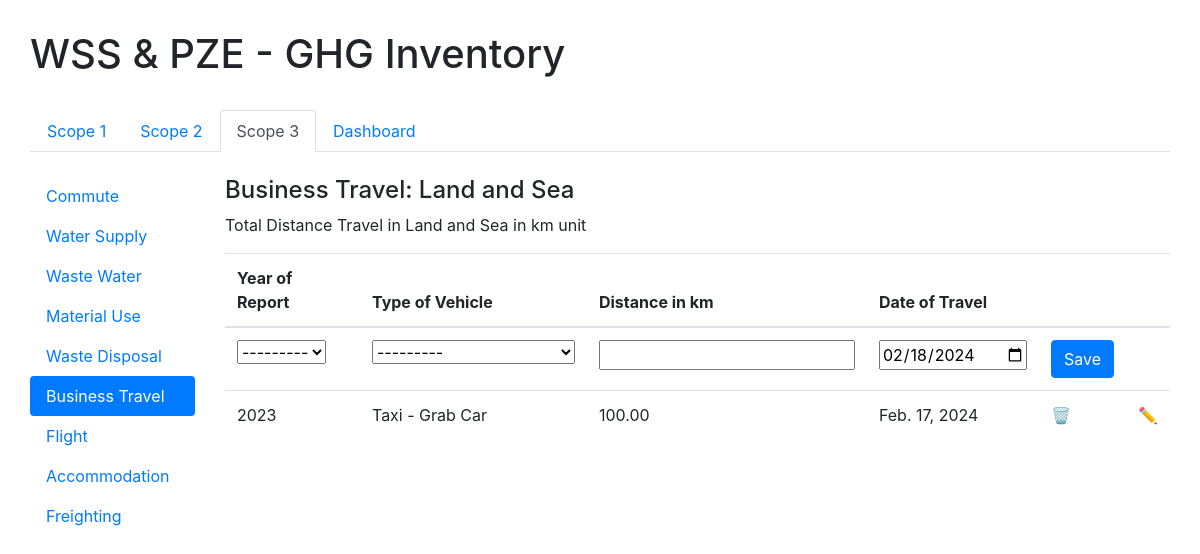
Screenshot of /ghg/scope3/travel/ with the database file from the repository.
### ghg_inventory/models.py (models this page shows)
class Travel(models.Model):
    inventory_year = models.ForeignKey(Inventory_Year, on_delete=models.CASCADE)
    TRAVEL_CHOICES = [
        ('Taxi - Grab Car', 'Taxi - Grab Car'),
        ('Motorbike (Grab)', 'Motorbike (Grab)'),
        ('Electric Taxi (Xanh Taxi)', 'Electric Taxi (Xanh Taxi)'),
    ]
    type = models.CharField(max_length=40, choices=TRAVEL_CHOICES)
    distance = models.DecimalField(max_digits=10, decimal_places=2)
    date = models.DateField()
    emission = models.FloatField()

class Inventory_Year(models.Model):
    year_choices = [(year, year) for year in range(2023, 2030)]
    year = models.IntegerField(choices=year_choices)
    def __str__(self):
        return str(self.year)

### ghg_inventory/views.py (the view, shortened to what this page needs)
# urls.py: path('scope3/travel/', views.travel, name='travel'),
def travel(request):
    travel = Travel_Form(prefix='travel')
    travels = Travel.objects.all()
    context_travel = {'travel': travel, 'travels': travels}
    return render(request, 'ghg_inventory/scope3_travel.html', context_travel)

### ghg_inventory/forms.py
class Travel_Form(forms.ModelForm):
    class Meta:
        model = Travel
        fields = ['inventory_year', 'type', 'distance', 'date']
        widgets = {
            'date': forms.DateInput(attrs={'type': 'date', 'value': timezone.now().date()}),
        }

### ghg_inventory/templates/ghg_inventory/scope3_travel.html (shortened to what this page needs)
{% extends 'ghg_inventory/base_scope3.html' %}
{% block content %}
    <div class="row">
        <div class="col-2">
            <ul class="nav nav-pills flex-column">
                <li class="nav-item">
                    <a class="nav-link " href="{% url 'commute' %}">Commute</a>
                </li>
                <li class="nav-item">
                    <a class="nav-link "  href="{% url 'water' %}">Water Supply</a>
                </li>
                <li class="nav-item">
                    <a class="nav-link " href="{% url 'wastewater' %}">Waste Water</a>
                </li>
                <li class="nav-item">
                    <a class="nav-link"  href="{% url 'material' %}">Material Use</a>
                </li>
                <li class="nav-item">
                    <a class="nav-link "  href="{% url 'disposal' %}">Waste Disposal</a>
                </li>
                <li class="nav-item">
                    <a class="nav-link active "  href="{% url 'travel' %}">Business Travel</a>
                </li>
                <li class="nav-item">
                    <a class="nav-link "  href="{% url 'flight' %}"> Flight </a>
                </li>
                <li class="nav-item">
                    <a class="nav-link "  href="{% url 'accommodation' %}">Accommodation</a>
                </li>
                <li class="nav-item">
                    <a class="nav-link "  href="{% url 'freighting' %}">Freighting</a>
                </li>
            </ul>
        </div>
        <div class="col">
            <h4> Business Travel: Land and Sea</h4>
            <p> Total Distance Travel in Land and Sea in km unit</p>
            <form method="post">
            <table class="table table-hover">
                <thead>
                    <tr>
                        <th>Year of Report</th>
                        <th>Type of Vehicle</th>
                        <th>Distance in km</th>
                        <th>Date of Travel</th>
                        <th></th>
                        <th></th>
                    </tr>
                </thead>
                <tbody>
                    <tr>
                        <td> {{ travel.inventory_year }} </td>
                        <td>{{ travel.type}}</td>
                        <td>{{ travel.distance}}</td>
                        <td>{{ travel.date}}</td>
                        <td><button type="submit" class="btn btn-primary">Save</button></td>
                        <td></td>
                    </tr>
                        {% for item in travels %}
                            <tr>
                                <td>{{ item.inventory_year }}</td>
                                <td>{{ item.type}}</td>
                                <td>{{ item.distance}}</td>
                                <td>{{ item.date}}</td>
                                <td><a href="{% url 'travel_delete' item.id %}">🗑️</a></td>
                                <td><a href="{% url 'travel_update' item.id %}">✏️</a></td>
                            </tr>
                        {% endfor %}
                </tbody>
            </table>
            </form>
        </div>
    </div>
{% endblock %}

### rows the page displays
Travel: inventory_year "2023", type "Taxi - Grab Car", distance "100.00", date "Feb. 17, 2024"
